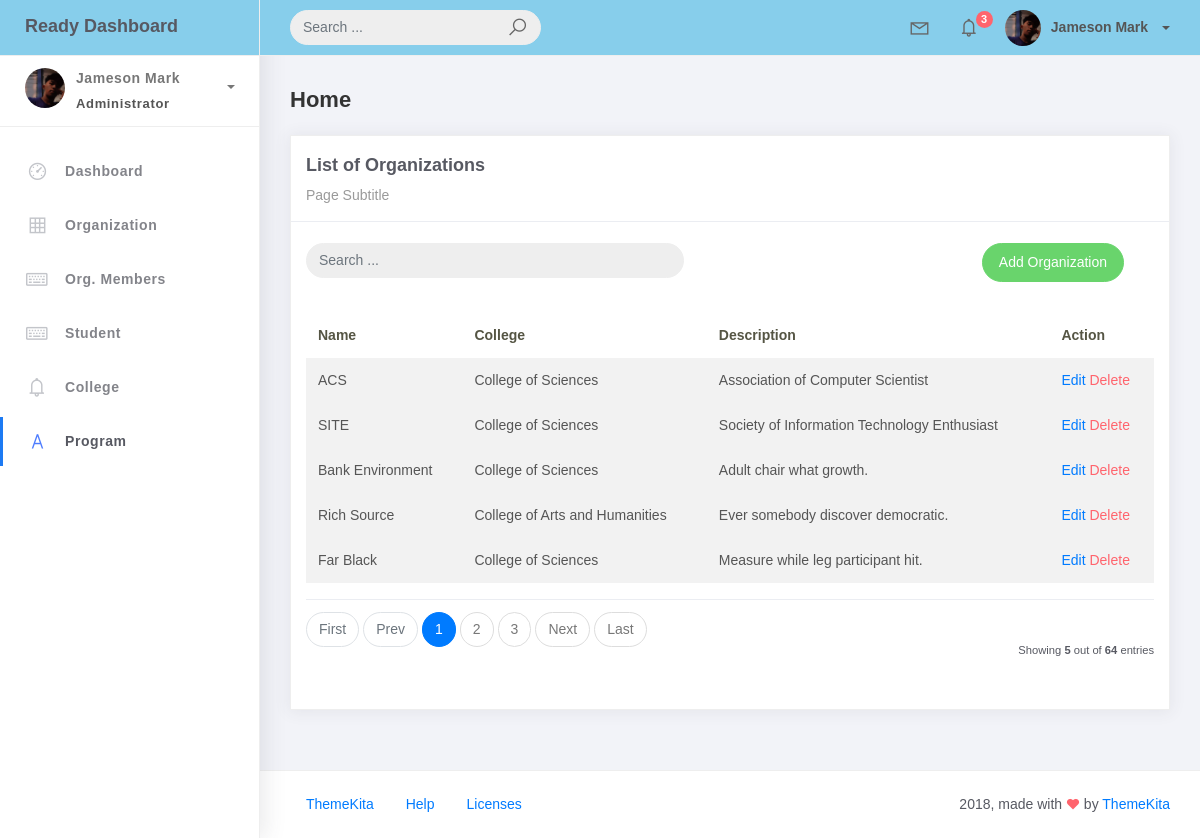
Screenshot of /organization_list with the database file from the repository.
### studentorg/models.py (models this page shows, shortened)
class BaseModel(models.Model):
    created_at = models.DateTimeField(auto_now_add=True, db_index=True)
    updated_at = models.DateTimeField(auto_now=True)
    class Meta:
        abstract = True

class Organization(BaseModel):
    name = models.CharField(max_length=150)
    college = models.ForeignKey(
        College, null=True, blank=True, on_delete=models.CASCADE)
    description = models.CharField(max_length=500)

class College(BaseModel):
    college_name = models.CharField(max_length=150)
    def __str__(self):
        return self.college_name

### studentorg/views.py (the view)
# urls.py: path('organization_list', OrganizationList.as_view(), name='organization-list'),
class OrganizationList(ListView):
    model = Organization
    context_object_name = 'organization'
    template_name = 'org_list.html'
    paginate_by = 5
    def get_queryset(self, *args, **kwargs):
        qs = super(OrganizationList, self).get_queryset(*args, **kwargs)
        if self.request.GET.get("q") != None:
            query = self.request.GET.get('q')
            qs = qs.filter(Q(name__icontains=query) |
                           Q(description__icontains=query) | Q(college__college_name__icontains=query))
        return qs

### templates/org_list.html (shortened to what this page needs)
{% extends 'base.html' %} {% load static %} {% block content %}
<div class="content">
    <div class="container-fluid">
        <h4 class="page-title">Home</h4>
        <div class="row">
            <div class="col-md-12">
                <div class="card">
                    <div class="card-header">
                        <div class="card-title">List of Organizations</div>
                        <div class="card-category">Page Subtitle</div>
                    </div>
                    <br />
                        <div class="col-md-12 row">
                            <div class="col-md-6">
                                <form class="navbar-left navbar-form nav-search mr-md-3" action="{% url 'organization-list' %}">
                                    <div class="input-group">
                                        <input type="text" placeholder="Search ..." class="form-control" name="q" />
                                        <div class="input-group-append">
                                            <span class="input-group-text">
                                            </span>
                                        </div>
                                    </div>
                                </form>
                            </div>
                            <div class="col-md-6">
                                <div class="pull-right">
                                    <a href="{% url 'organization-add' %}" class="btn btn-success btn-rounded">Add Organization</a>
                                </div>
                            </div>
                        </div>
                    <div class="card-body">
                        <table class="table table-striped mt-3">
                            <thead>
                                <tr>
                                    <th scope="col">Name</th>
                                    <th scope="col">College</th>
                                    <th scope="col">Description</th>
                                    <th scope="col">Action</th>
                                </tr>
                            </thead>
                            <tbody>
                                {% for object in object_list %}
                                <tr>
                                        <td>{{ object.name }}</td>
                                        <td>{{ object.college }}</td>
                                        <td>{{ object.description }}</td>
                                        <td>
                                            <a href="organization_list/{{ object.id }}">Edit</a>
                                            <a href="organization_list/{{ object.id }}/delete" class="text-danger">Delete</a>
                                        </td>
                                        <tr>
                                            {% empty%}
                                        </tr>
                                        <td colspan="4" style="text-align: center">
                                            <p> class=text-sm font-weight-bold mb-0">No Records Found</p>
                                        </td>
                                </tr>
                                {% endfor %}
                            </tbody>
                        </table>
                        {% include 'includes/pagination.html' %}
                    </div>
                </div>
            </div>
        </div>
    </div>
</div>
{% endblock %}

### rows the page displays
Organization: name "ACS", college "College of Sciences", description "Association of Computer Scientist"
Organization: name "SITE", college "College of Sciences", description "Society of Information Technology Enthusiast"
Organization: name "Bank Environment", college "College of Sciences", description "Adult chair what growth."
Organization: name "Rich Source", college "College of Arts and Humanities", description "Ever somebody discover democratic."
Organization: name "Far Black", college "College of Sciences", description "Measure while leg participant hit."

### other values shown
{{ page_num }} "1"
{{ page_num }} "2" "3"
{{ object_list.count }} "5"
{{ paginator.count }} "64"
